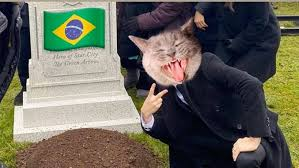
#> input picture filtros de intensidade/cat.jpg, 299 x 168 px
$ python escalaBlack.py
#> lines starting #> are read from the running program, lines starting #| are printed output that depends on the picture; after the words box and inside, x2 and y2 are one past the last pixel; in counts of white or black regions, pixels touching at a corner belong together
from PIL import Image
import math


img = Image.open('cat.jpg')
#> img is the input picture: PIL image 299x168 RGB; mean R, G, B 102.4, 100.6, 88.8

matriz = img.load()

largura, altura = img.size
#> largura = 299; altura = 168
print(largura,altura)
#| 299 168

print(matriz[0,0])
#| (171, 167, 155)


for i in range(largura):
        for j in range(altura):
            media = (matriz[i,j][0])+ (matriz[i,j][1])+ (matriz[i,j][2])/3
            media = 0 if int(media) <= 128 else 255
            pixel = (media, media, media)
            matriz[i,j] = pixel

img.save('Cat_Black.jpg')
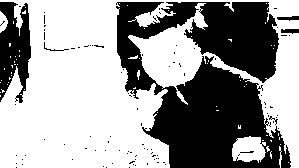
#> saved as Cat_Black.jpg: PIL image 299x168 RGB; 60.5% white; 97 black regions (91 under 20 px), largest, box (x1, y1, x2, y2) and area: (116, 2, 291, 168) 17329, (0, 2, 31, 103) 2093, (277, 16, 299, 21) 73, (281, 29, 299, 34) 71, (44, 42, 69, 51) 34, (269, 116, 278, 125) 21
matriz = img.load()

largura, altura = img.size
print(largura,altura)
#| 299 168

print(matriz[0,0])
#| (255, 255, 255)
